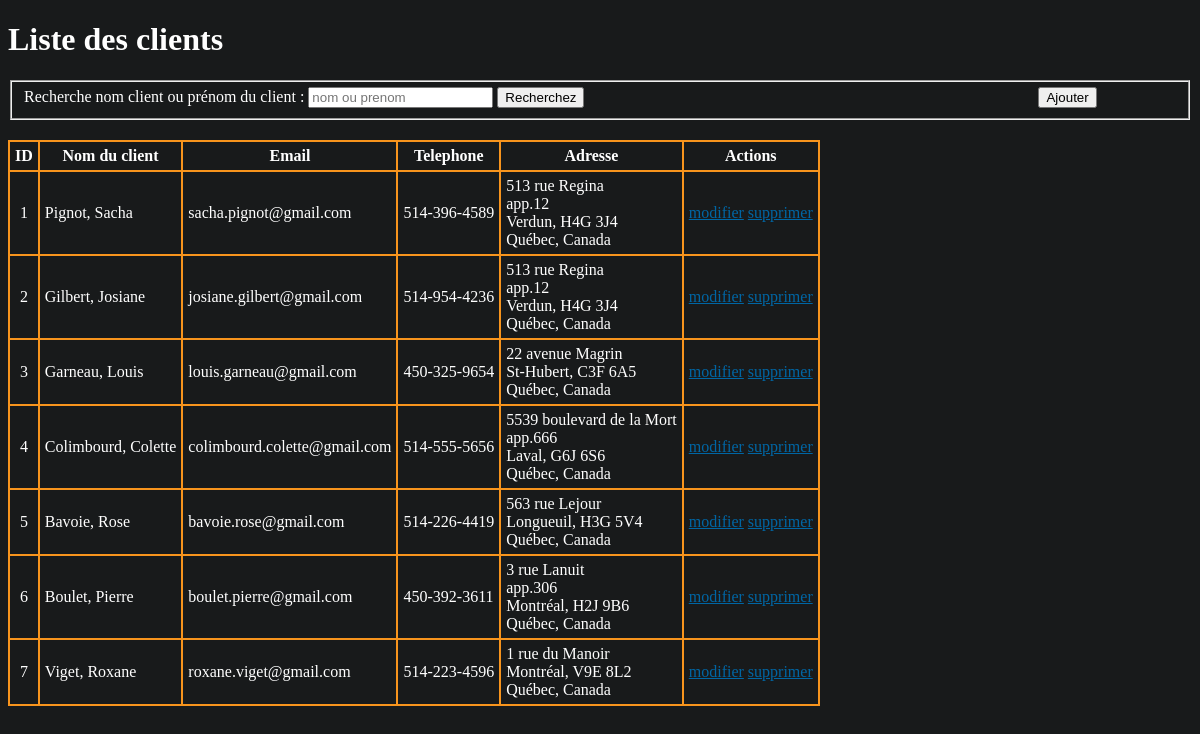
The page /clients/index.php on the database its author committed.
### tables this page shows
CREATE TABLE IF NOT EXISTS `Clients` (
  `client_id` INT NOT NULL AUTO_INCREMENT,
  `client_nom` VARCHAR(255) NOT NULL,
  `client_prenom` VARCHAR(255) NOT NULL,
  `client_email` VARCHAR(255) NOT NULL,
  `client_telephone` VARCHAR(255) NOT NULL,
  `client_adresse` VARCHAR(255) NOT NULL,
  `client_adresse2` VARCHAR(255) NULL,
  `client_ville` VARCHAR(255) NOT NULL,
  `client_cp` VARCHAR(255) NOT NULL,
  PRIMARY KEY (`client_id`),
  UNIQUE INDEX `client_email_UNIQUE` (`client_email` ASC));

### inc/sql.php (called while the page is built, shortened)
<?php
function ListerClients($conn, $recherche = "")
{
    $req = "SELECT * FROM clients AS C
            WHERE (C.client_nom LIKE ?) OR (C.client_prenom LIKE ?)";
    $stmt = mysqli_prepare($conn, $req);
    $recherche = "%" . $recherche . "%";
    mysqli_stmt_bind_param($stmt, "ss", $recherche, $recherche);
    if (mysqli_stmt_execute($stmt)) {
        $result = mysqli_stmt_get_result($stmt);
        $nbResult = mysqli_num_rows($result);
        $liste = array();
        if ($nbResult) {
            mysqli_data_seek($result, 0);
            while ($row = mysqli_fetch_array($result, MYSQLI_ASSOC)) {
                $liste[] = $row;
            }
        }
        return $liste;
    } else {
        errSQL($conn);
        exit;
    }
}
            mysqli_rollback($conn); ?>

### clients/index.php (the view, shortened to what this page needs)
<?php
require_once("../inc/sql.php");
$recherche = isset($_POST['recherche']) ? trim($_POST['recherche']) : "";
$liste = listerClients($conn, $recherche);
?>
<!DOCTYPE html>
<html lang="fr">
<head>
    <link rel="stylesheet" href="../assets/css/style.css">
</head>
<body>
    <h1>Liste des clients</h1>
    <form id="recherche" action="" method="post">
        <fieldset>
            <label>Recherche nom client ou prénom du client : </label>
            <input type="text" name="recherche" value="<?= $recherche ?>" placeholder="nom ou prenom">
            <input type="submit" value="Recherchez">
            <button class="ajout"><a href="ajout.php">Ajouter</a></button>
        </fieldset>
    </form>
    <table>
        <tr>
            <th>ID</th>
            <th>Nom du client</th>
            <th>Email</th>
            <th>Telephone</th>
            <th>Adresse</th>
            <th>Actions</th>
        </tr>
        <?php foreach ($liste as $row) :
        ?>
            <tr>
                <td style="text-align: center;"><?= $row["client_id"] ?></td>
                <td><?= $row["client_nom"] . ", " . $row["client_prenom"] ?></td>
                <td><?= $row["client_email"] ?></td>
                <td><?= $row["client_telephone"] ?></td>
                <td><?php echo $row["client_adresse"];
                    echo isset($row["client_adresse2"]) ? "<br>" . $row["client_adresse2"] : "";
                    echo "<br>" . $row["client_ville"] . ", " . $row["client_cp"] .
                    "<br>Québec, Canada" ?></td>
                <td><a href="#">modifier</a> <a href="#">supprimer</a></td>
            </tr>
        <?php endforeach; ?>
    </table>
</body>
</html>

### assets/css/style.css (style rules this page uses)
body { background-color: #181a1b; color: white; padding-bottom: 200px; }
a { color: #0066a4; }
button a { text-decoration: none; color: black; }
form { margin-bottom: 20px; }
table { border-collapse: collapse; }
table,th, td { border: 2px solid #F7941D; }
th, td { padding: 5px; }
.ajout { margin-left: 450px; }

### rows shown on the page
clients: client_id "1", client_nom "Pignot", client_prenom "Sacha", client_email "sacha.pignot@gmail.com", client_telephone "514-396-4589", client_adresse "513 rue Regina", client_adresse2 "app.12", client_ville "Verdun", client_cp "H4G 3J4"
clients: client_id "2", client_nom "Gilbert", client_prenom "Josiane", client_email "josiane.gilbert@gmail.com", client_telephone "514-954-4236", client_adresse "513 rue Regina", client_adresse2 "app.12", client_ville "Verdun", client_cp "H4G 3J4"
clients: client_id "3", client_nom "Garneau", client_prenom "Louis", client_email "louis.garneau@gmail.com", client_telephone "450-325-9654", client_adresse "22 avenue Magrin", client_ville "St-Hubert", client_cp "C3F 6A5"
clients: client_id "4", client_nom "Colimbourd", client_prenom "Colette", client_email "colimbourd.colette@gmail.com", client_telephone "514-555-5656", client_adresse "5539 boulevard de la Mort", client_adresse2 "app.666", client_ville "Laval", client_cp "G6J 6S6"
clients: client_id "5", client_nom "Bavoie", client_prenom "Rose", client_email "bavoie.rose@gmail.com", client_telephone "514-226-4419", client_adresse "563 rue Lejour", client_ville "Longueuil", client_cp "H3G 5V4"
clients: client_id "6", client_nom "Boulet", client_prenom "Pierre", client_email "boulet.pierre@gmail.com", client_telephone "450-392-3611", client_adresse "3 rue Lanuit", client_adresse2 "app.306", client_ville "Montréal", client_cp "H2J 9B6"
clients: client_id "7", client_nom "Viget", client_prenom "Roxane", client_email "roxane.viget@gmail.com", client_telephone "514-223-4596", client_adresse "1 rue du Manoir", client_ville "Montréal", client_cp "V9E 8L2"
